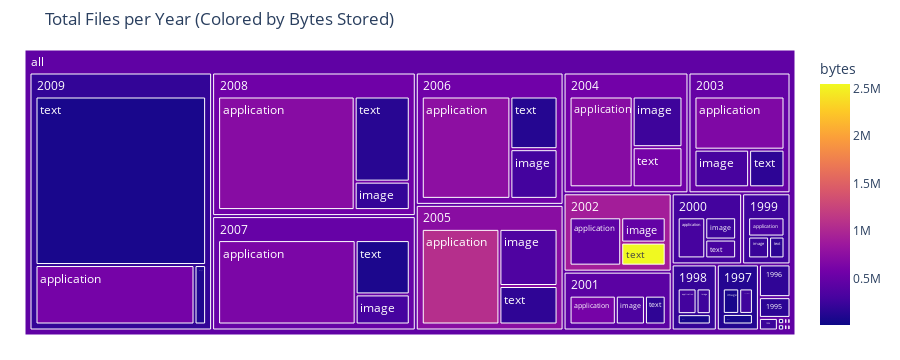

Notebook cell for this chart:
### Markdown cell above
## Show files per year

### Code cell
import plotly.express as px

fig = px.treemap(df,
                 title="Total Files per Year (Colored by Bytes Stored)",
                 path=[px.Constant("all"), 'mod_year', 'category'], 
                 color='bytes',
                 height=750
                )
fig.update_traces(root_color="lightgrey")
fig.update_layout(margin = dict(t=50, l=25, r=25, b=25))
fig.show()

### Figure 1 — Plotly figure (JSON) as saved in the notebook; plotly's stock layout.template omitted (floating-point values rounded to 4 significant figures)
{"data": [{"branchvalues": "total", "customdata": [[2283171], [40150.0], [140100.0], [388000.0], [258400.0], [273500.0], [308600.0], [295600.0], [599600.0], [435300.0], [657700.0], [712436], [1070000.0], [753200.0], [634300.0], [714700.0], [592600.0], [14765], [78220.0], [142600.0], [52850.0], [60550.0], [251806], [224400.0], [242200.0], [326800.0], [478200.0], [304400.0], [248400.0], [346100.0], [281600.0], [289600.0], [202700.0], [89430.0], [33885], [31594], [45100], [7590], [365400.0], [197900.0], [62750.0], [53660.0], [58990.0], [161800.0], [302600.0], [176300.0], [2552000.0], [167500.0], [593400.0], [176900.0], [129000.0], [80240.0], [139300.0], [67690.0], [33885], [14765], [31594], [45100], [2283171], [7590], [236300.0], [156500.0], [179500.0], [122100.0], [205300.0], [249700.0], [282000.0], [425700.0], [912700.0], [488900.0], [574900.0], [730900.0], [562000.0], [498900.0], [553800.0], [195700.0], [460200.0]], "domain": {"x": [0, 1], "y": [0, 1]}, "hovertemplate": "labels=%{label}<br>count=%{value}<br>parent=%{parent}<br>id=%{id}<br>bytes=%{color}<extra></extra>", "ids": ["all/1992/application", "all/1994/application", "all/1995/application", "all/1996/application", "all/1997/application", "all/1998/application", "all/1999/application", "all/2000/application", "all/2001/application", "all/2002/application", "all/2003/application", "all/2004/application", "all/2005/application", "all/2006/application", "all/2007/application", "all/2008/application", "all/2009/application", "all/1979/image", "all/1994/image", "all/1995/image", "all/1996/image", "all/1997/image", "all/1998/image", "all/1999/image", "all/2000/image", "all/2001/image", "all/2002/image", "all/2003/image", "all/2004/image", "all/2005/image", "all/2006/image", "all/2007/image", "all/2008/image", "all/2009/image", "all/1969/text", "all/1990/text", "all/1991/text", "all/1993/text", "all/1994/text", "all/1995/text", "all/1996/text", "all/1997/text", "all/1998/text", "all/1999/text", "all/2000/text", "all/2001/text", "all/2002/text", "all/2003/text", "all/2004/text", "all/2005/text", "all/2006/text", "all/2007/text", "all/2008/text", "all/2009/text", "all/1969", "all/1979", "all/1990", "all/1991", "all/1992", "all/1993", "all/1994", "all/1995", "all/1996", "all/1997", "all/1998", "all/1999", "all/2000", "all/2001", "all/2002", "all/2003", "all/2004", "all/2005", "all/2006", "all/2007", "all/2008", "all/2009", "all"], "labels": ["application", "application", "application", "application", "application", "application", "application", "application", "application", "application", "application", "application", "application", "application", "application", "application", "application", "image", "image", "image", "image", "image", "image", "image", "image", "image", "image", "image", "image", "image", "image", "image", "image", "image", "text", "text", "text", "text", "text", "text", "text", "text", "text", "text", "text", "text", "text", "text", "text", "text", "text", "text", "text", "text", "1969", "1979", "1990", "1991", "1992", "1993", "1994", "1995", "1996", "1997", "1998", "1999", "2000", "2001", "2002", "2003", "2004", "2005", "2006", "2007", "2008", "2009", "all"], "marker": {"coloraxis": "coloraxis", "colors": [2283171, 40150.0, 140100.0, 388000.0, 258400.0, 273500.0, 308600.0, 295600.0, 599600.0, 435300.0, 657700.0, 712436, 1070000.0, 753200.0, 634300.0, 714700.0, 592600.0, 14765, 78220.0, 142600.0, 52850.0, 60550.0, 251806, 224400.0, 242200.0, 326800.0, 478200.0, 304400.0, 248400.0, 346100.0, 281600.0, 289600.0, 202700.0, 89430.0, 33885, 31594, 45100, 7590, 365400.0, 197900.0, 62750.0, 53660.0, 58990.0, 161800.0, 302600.0, 176300.0, 2552000.0, 167500.0, 593400.0, 176900.0, 129000.0, 80240.0, 139300.0, 67690.0, 33885, 14765, 31594, 45100, 2283171, 7590, 236300.0, 156500.0, 179500.0, 122100.0, 205300.0, 249700.0, 282000.0, 425700.0, 912700.0, 488900.0, 574900.0, 730900.0, 562000.0, 498900.0, 553800.0, 195700.0, 460200.0]}, "name": "", "parents": ["all/1992", "all/1994", "all/1995", "all/1996", "all/1997", "all/1998", "all/1999", "all/2000", "all/2001", "all/2002", "all/2003", "all/2004", "all/2005", "all/2006", "all/2007", "all/2008", "all/2009", "all/1979", "all/1994", "all/1995", "all/1996", "all/1997", "all/1998", "all/1999", "all/2000", "all/2001", "all/2002", "all/2003", "all/2004", "all/2005", "all/2006", "all/2007", "all/2008", "all/2009", "all/1969", "all/1990", "all/1991", "all/1993", "all/1994", "all/1995", "all/1996", "all/1997", "all/1998", "all/1999", "all/2000", "all/2001", "all/2002", "all/2003", "all/2004", "all/2005", "all/2006", "all/2007", "all/2008", "all/2009", "all", "all", "all", "all", "all", "all", "all", "all", "all", "all", "all", "all", "all", "all", "all", "all", "all", "all", "all", "all", "all", "all", ""], "root": {"color": "lightgrey"}, "type": "treemap", "values": [1, 3, 16, 19, 45, 61, 81, 119, 154, 229, 363, 424, 534, 642, 841, 1048, 576, 1, 2, 8, 11, 54, 46, 53, 72, 97, 103, 156, 187, 239, 166, 118, 106, 42, 1, 2, 2, 1, 7, 9, 22, 41, 43, 39, 61, 69, 94, 101, 148, 161, 176, 213, 317, 1752, 1, 1, 2, 2, 1, 1, 12, 33, 52, 140, 150, 173, 252, 320, 426, 620, 759, 934, 984, 1172, 1471, 2370, 9876]}], "layout": {"autosize": true, "coloraxis": {"colorbar": {"title": {"text": "bytes"}}, "colorscale": [[0, "#0d0887"], [0.1111, "#46039f"], [0.2222, "#7201a8"], [0.3333, "#9c179e"], [0.4444, "#bd3786"], [0.5556, "#d8576b"], [0.6667, "#ed7953"], [0.7778, "#fb9f3a"], [0.8889, "#fdca26"], [1, "#f0f921"]]}, "height": 360, "legend": {"tracegroupgap": 0}, "margin": {"b": 25, "l": 25, "r": 25, "t": 50}, "title": {"text": "Total Files per Year (Colored by Bytes Stored)"}}}
